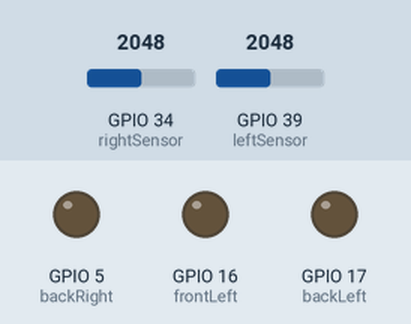
This sketch was run on a simulated ESP32. Parts: output pins drawn as LEDs (lit = HIGH). The test bench sets the inputs (shaded band); at power-on: GPIO 34 (rightSensor) = 2048, GPIO 39 (leftSensor) = 2048. Pins used as bus, display or sensor lines are not drawn; what the sketch prints to the serial monitor is not drawn.

Above: at 1.2 s.
1.3 s: GPIO 34 (rightSensor) set to 60
2.8 s: GPIO 39 (leftSensor) set to 107
4.3 s: GPIO 39 (leftSensor) set to 93
At 5.3 s:
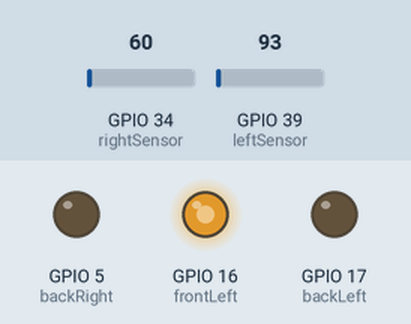
5.8 s: GPIO 34 (rightSensor) set to 190
Timing chart, 0 to 8.7 s (numbered marks = the images above; inputs shaded):
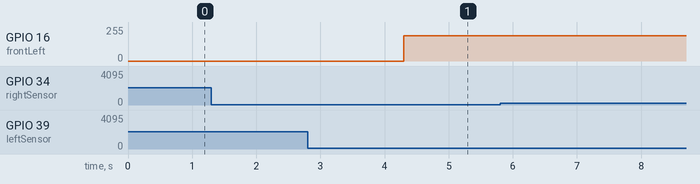

The sketch:

Line_tracking.ino
```cpp
//defining the Arduino pins
//Front
const byte frontLeft = 16; // the PWM pin the LED is attached to
const byte frontRight = 18; // the PWM pin the LED is attached to


//Back
const byte backLeft = 17; // the PWM pin the LED is attached to
const byte backRight = 5; // the PWM pin the LED is attached to

//Sensor
int leftSensor = 39;
int rightSensor = 34;


void setup() {
   //-----------Line Tracking Sensor----------
  pinMode (leftSensor, INPUT); // sensor pin INPUT
  pinMode (rightSensor, INPUT); // sensor pin INPUT


Serial.begin(115200);

  ledcAttachPin(frontLeft, 0); // assign a led pins to a channel
  ledcAttachPin(frontRight, 1); // assign a led pins to a channel
  ledcAttachPin(backLeft, 2); // assign a led pins to a channel
  ledcAttachPin(backRight, 3); // assign a led pins to a channel

  // Initialize channels
  // channels 0-15, resolution 1-16 bits, freq limits depend on resolution
  // ledcSetup(uint8_t channel, uint32_t freq, uint8_t resolution_bits);
  ledcSetup(0, 4000, 8); // 12 kHz PWM, 8-bit resolution
  ledcSetup(1, 4000, 8); // 12 kHz PWM, 8-bit resolution
  ledcSetup(2, 4000, 8); // 12 kHz PWM, 8-bit resolution
  ledcSetup(3, 4000, 8); // 12 kHz PWM, 8-bit resolution


}

void loop() {
  //LineTracking()
   int sensorL = analogRead(leftSensor);
   int sensorR = analogRead(rightSensor);
   int turn_speed = 150;

   //Serial.print(F("Right sensor = "));
   //Serial.println((sensorR));
   //Serial.print(F("Left sensor = "));
   //Serial.println((sensorL));
   if(sensorL > 100 && sensorR >100){

    Serial.println("STOP");
    goForward(0);
    }
    if(sensorL < 100 && sensorR < 100){
      Serial.println("GOING FORWARD");
      goForward(190);
    }
    if(sensorL > 100 && sensorR < 100){
      Serial.println("Turning Left");
      while (sensorR < 200 && sensorL > 200) {
        //turnLeft(turn_speed);
        sensorL = analogRead (leftSensor);
        sensorR = analogRead (rightSensor);
    }
    }
    if(sensorL < 100 && sensorR > 100){
      //Serial.println("turning Right");
      while (sensorR > 150 && sensorL < 200) {
        //turnRight(turn_speed);
        Serial.println("TURNING RIGHT");
        sensorL = analogRead (leftSensor);
        sensorR = analogRead (rightSensor);


      }
    }


}


// FUNCTIONS
int goForward(int speed) {
  ledcWrite(0, speed);
  ledcWrite(1, speed);
  ledcWrite(2, 0);
  ledcWrite(3, 0);
}

int goBack(int speed) {
  ledcWrite(0, 0);
  ledcWrite(1, 0);
  ledcWrite(2, speed);
  ledcWrite(3, speed);
}
int turnLeft(int speed) {
  ledcWrite(0, speed);
  ledcWrite(1, 0);
  ledcWrite(2, 0);
  ledcWrite(3, speed);
}
int turnRight(int speed) {
  ledcWrite(0, 0);
  ledcWrite(1, speed);
  ledcWrite(2, speed);
  ledcWrite(3, 0);
}
```

Measured:
- the behaviour switches between 100 and 99 on GPIO 39 (leftSensor) (found by bisection; images 0 and 1)
- after the input at 4.3 s, GPIO 16 (frontLeft): 0/255 → 189/255 at once
